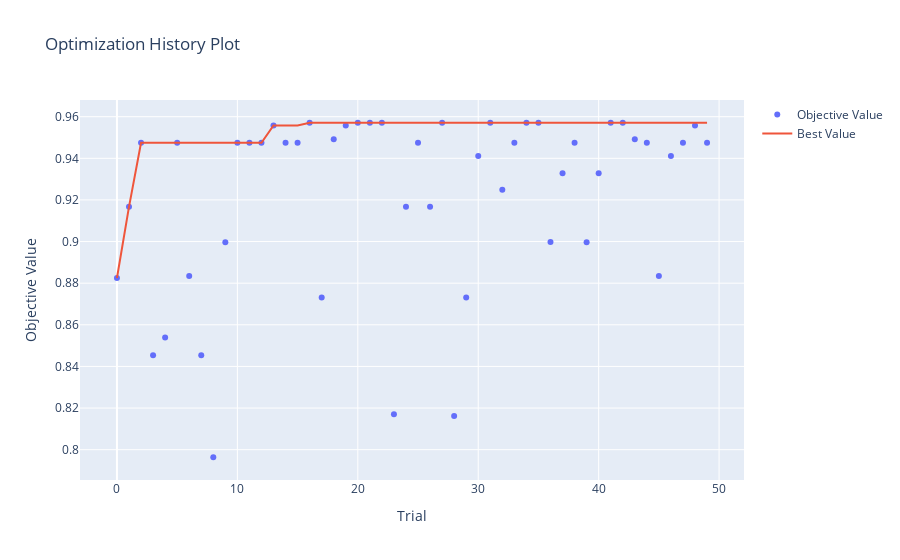

Notebook source saved alongside this figure:
### Code cell
optuna.visualization.plot_optimization_history(study)

# visualize how the objective value has changed over time as the optimization progresses.

### Figure 1 — Plotly figure (JSON) as saved in the notebook; plotly's stock layout.template omitted (floating-point values rounded to 4 significant figures)
{"data": [{"mode": "markers", "name": "Objective Value", "type": "scatter", "x": [0, 1, 2, 3, 4, 5, 6, 7, 8, 9, 10, 11, 12, 13, 14, 15, 16, 17, 18, 19, 20, 21, 22, 23, 24, 25, 26, 27, 28, 29, 30, 31, 32, 33, 34, 35, 36, 37, 38, 39, 40, 41, 42, 43, 44, 45, 46, 47, 48, 49], "y": [0.8825, 0.9167, 0.9474, 0.8454, 0.8539, 0.9474, 0.8834, 0.8454, 0.7964, 0.8997, 0.9474, 0.9474, 0.9474, 0.9558, 0.9474, 0.9474, 0.9571, 0.8731, 0.9491, 0.9558, 0.9571, 0.9571, 0.9571, 0.817, 0.9167, 0.9474, 0.9167, 0.9571, 0.8162, 0.8731, 0.9412, 0.9571, 0.9249, 0.9474, 0.9571, 0.9571, 0.8998, 0.9329, 0.9474, 0.8997, 0.9329, 0.9571, 0.9571, 0.9491, 0.9474, 0.8834, 0.9412, 0.9474, 0.9558, 0.9474]}, {"mode": "lines", "name": "Best Value", "type": "scatter", "x": [0, 1, 2, 3, 4, 5, 6, 7, 8, 9, 10, 11, 12, 13, 14, 15, 16, 17, 18, 19, 20, 21, 22, 23, 24, 25, 26, 27, 28, 29, 30, 31, 32, 33, 34, 35, 36, 37, 38, 39, 40, 41, 42, 43, 44, 45, 46, 47, 48, 49], "y": [0.8825, 0.9167, 0.9474, 0.9474, 0.9474, 0.9474, 0.9474, 0.9474, 0.9474, 0.9474, 0.9474, 0.9474, 0.9474, 0.9558, 0.9558, 0.9558, 0.9571, 0.9571, 0.9571, 0.9571, 0.9571, 0.9571, 0.9571, 0.9571, 0.9571, 0.9571, 0.9571, 0.9571, 0.9571, 0.9571, 0.9571, 0.9571, 0.9571, 0.9571, 0.9571, 0.9571, 0.9571, 0.9571, 0.9571, 0.9571, 0.9571, 0.9571, 0.9571, 0.9571, 0.9571, 0.9571, 0.9571, 0.9571, 0.9571, 0.9571]}, {"marker": {"color": "#cccccc"}, "mode": "markers", "name": "Infeasible Trial", "showlegend": false, "type": "scatter", "x": [], "y": []}], "layout": {"autosize": true, "title": {"text": "Optimization History Plot"}, "xaxis": {"autorange": true, "range": [-2.987, 51.99], "title": {"text": "Trial"}, "type": "linear"}, "yaxis": {"autorange": true, "range": [0.7831, 0.9703], "title": {"text": "Objective Value"}, "type": "linear"}}}
